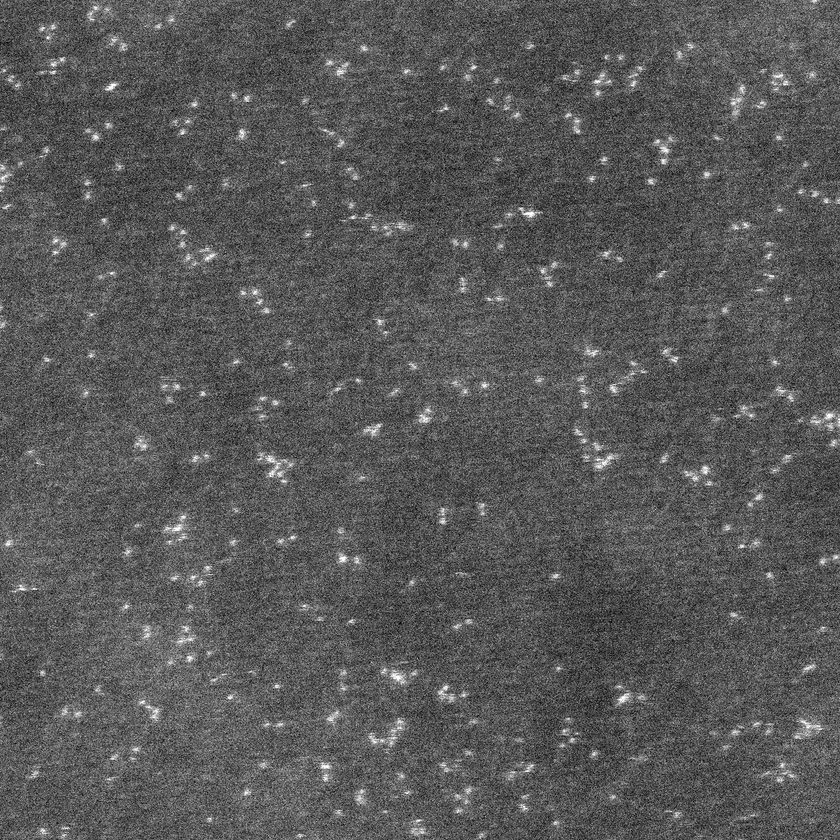
#> input picture HAADF_Atom_Detection/Atom_Detection_Demo/data/tif_data/Re_bpy_1h11.tif, 840 x 840 px, shrunk from 1024 x 1024 before the run
$ python TH_filtering.py
#> lines starting #> are read from the running program, lines starting #| are printed output that depends on the picture; after the words box and inside, x2 and y2 are one past the last pixel; in counts of white or black regions, pixels touching at a corner belong together
import numpy as np
import os
from skimage import filters, morphology
from skimage.filters import difference_of_gaussians
import cv2

def norm(im):
    return (im - np.min(im)) / (np.max(im - np.min(im)))

def top_hat_filtering(im):
    im1f = difference_of_gaussians(im, 1.5, 90)
    test = norm(filters.gaussian(morphology.white_tophat(im1f, footprint=morphology.disk(3)), 3))
    return test * 255

def load_images_from_folder(folder):
    images = []
    fni1 = "Re_bpy_1h11.tif"
    img1 = cv2.imread(os.path.join(folder, fni1))
#> img1 is the input picture: shape (840, 840, 3); min 0, max 255, mean 88.6
    fni2 = "Re_phen_15min_again_3.tif"
    img2 = cv2.imread(os.path.join(folder, fni2))
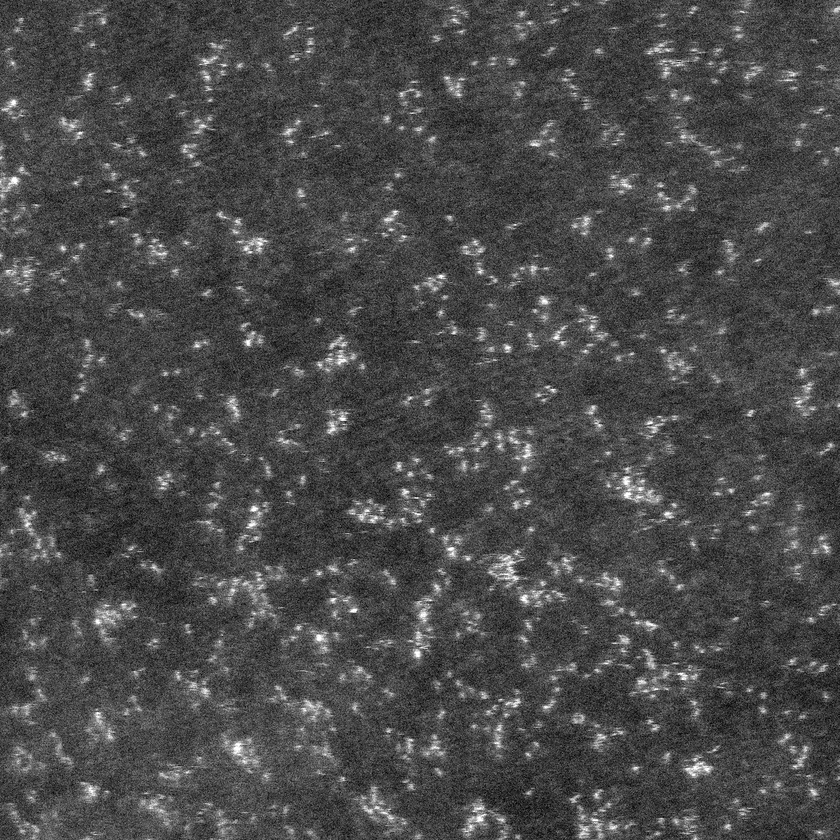
#> input picture HAADF_Atom_Detection/Atom_Detection_Demo/data/tif_data/Re_phen_15min_again_3.tif, 840 x 840 px, shrunk from 1024 x 1024 before the run
#> img2 is the input picture: shape (840, 840, 3); min 0, max 255, mean 73.5
    images.append(img1)
    images.append(img2)
    return images, [fni1, fni2]

def disconnect_circles(im):
    kernel = np.ones((3, 3), np.uint8)
    opening = cv2.morphologyEx(im, cv2.MORPH_OPEN, kernel, iterations=2)
    sure_bg = cv2.dilate(opening, kernel, iterations=2)
    dist_transform = cv2.distanceTransform(opening, cv2.DIST_L2, 3)
    ret, sure_fg = cv2.threshold(dist_transform, 0.1 * dist_transform.max(), 255, 0)
    sure_fg = np.uint8(sure_fg)
    unknown = cv2.subtract(sure_bg, sure_fg)
    ret, markers = cv2.connectedComponents(sure_fg)
    markers = markers + 1
    markers[unknown == 255] = 0
    return markers

# Main part of the code
current_directory = os.getcwd()
fpi = os.path.join(current_directory, "data", "tif_data")

ims, fni = load_images_from_folder(fpi)
#> ims = 2 items; fni = ['Re_bpy_1h11.tif', 'Re_phen_15min_again_3.tif']

for ii, img_color in enumerate(ims):
    img = img_color[:, :, 0]  # Extracting the first channel
    im2 = top_hat_filtering(img)
    ret, thresh = cv2.threshold(im2.astype("uint8"), 55, 255, cv2.THRESH_BINARY)
    markers = disconnect_circles(thresh)
    markers = cv2.watershed(img_color, markers)
    img_color[markers == -1] = [255, 0, 0]

    for jj in range(2, np.amax(markers)):
        aa = 1 * (markers == jj)
        im_jj = aa * img
        (minVal, maxVal, minLoc, maxLoc) = cv2.minMaxLoc(im_jj)
        [maxx, maxy] = np.asarray(maxLoc)
        img_color[maxy - 2:maxy + 2, maxx - 2:maxx + 2, 0] = 0
        img_color[maxy - 2:maxy + 2, maxx - 2:maxx + 2, 1] = 255
        img_color[maxy - 2:maxy + 2, maxx - 2:maxx + 2, 2] = 0

    output_folder = os.path.join(current_directory, "data", "tif_data", "out", fni[ii])
    os.makedirs(output_folder, exist_ok=True)
    cv2.imwrite(os.path.join(output_folder, "THF.tif"), img_color)
#> this loop made 2 passes
#> (ii, kernel in disconnect_circles) on passes 1 to 2: (0, [[1, 1, 1], [1, 1, 1], [1, 1, 1]]), (1, [[1, 1, 1], [1, 1, 1], [1, 1, 1]])
#> pass 1, in top_hat_filtering, `im1f = difference_of_gaussians(im, 1.5, 90)`:
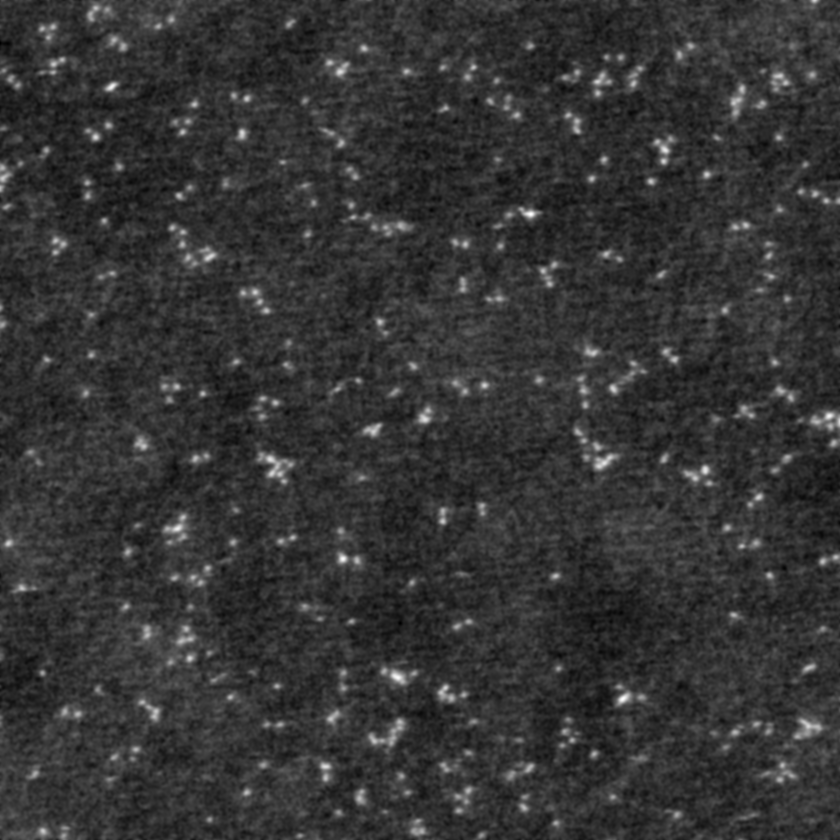
#> im1f: shape (840, 840) float64; min -0.148, max 0.562, mean -0.000291; drawn with min black and max white
#> pass 1, in top_hat_filtering, `test = norm(filters.gaussian(morphology.white_tophat(im1f, footprint=m..`:
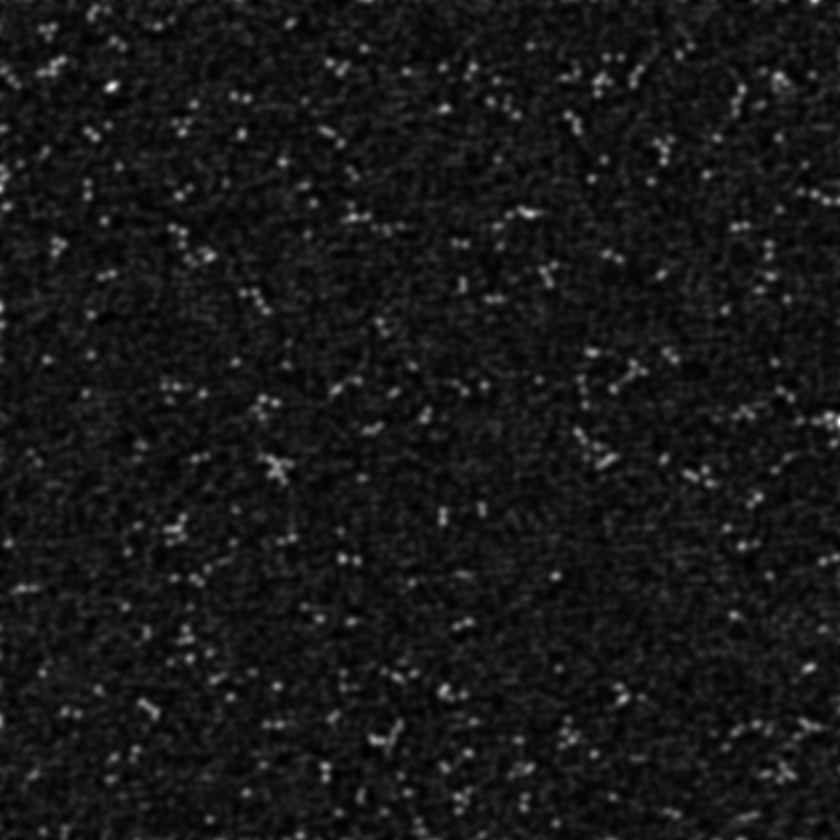
#> test: shape (840, 840) float64; min 0, max 1, mean 0.094
#> after the loop:
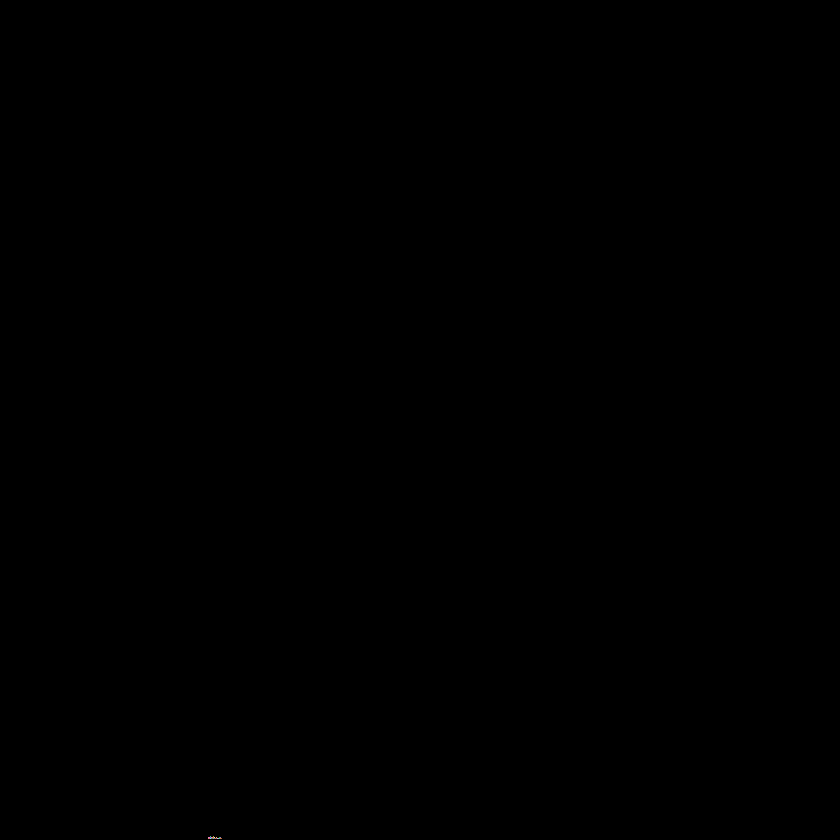
#> im_jj: shape (840, 840) int64; 22 distinct labels, from 0 to 132; one colour per label, 0 black
#> after the loop:
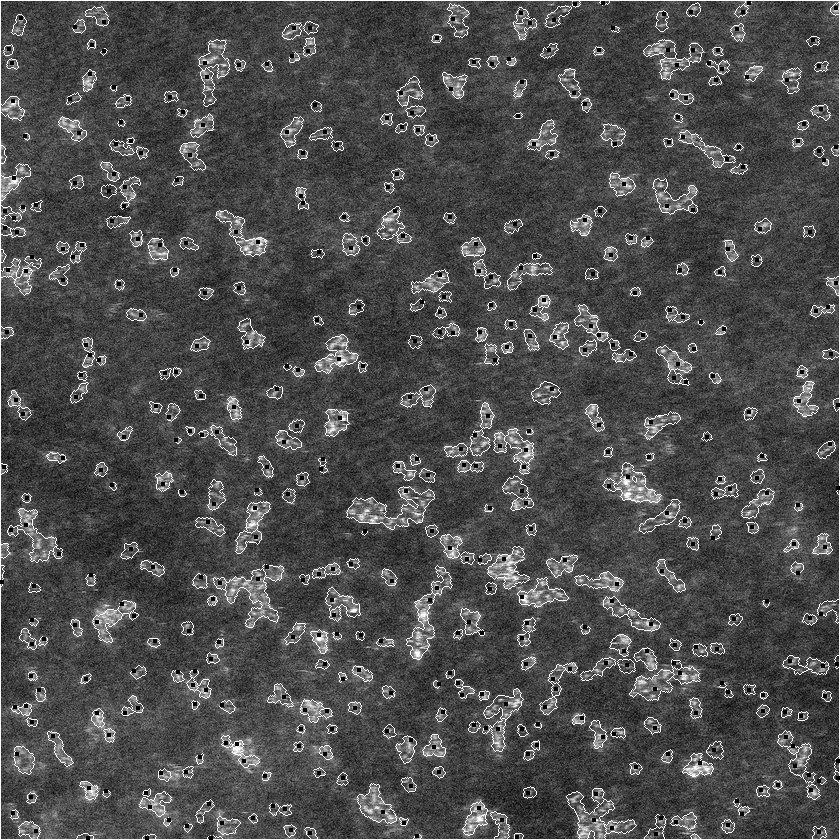
#> img: shape (840, 840); min 0, max 255, mean 78
#> after the loop:
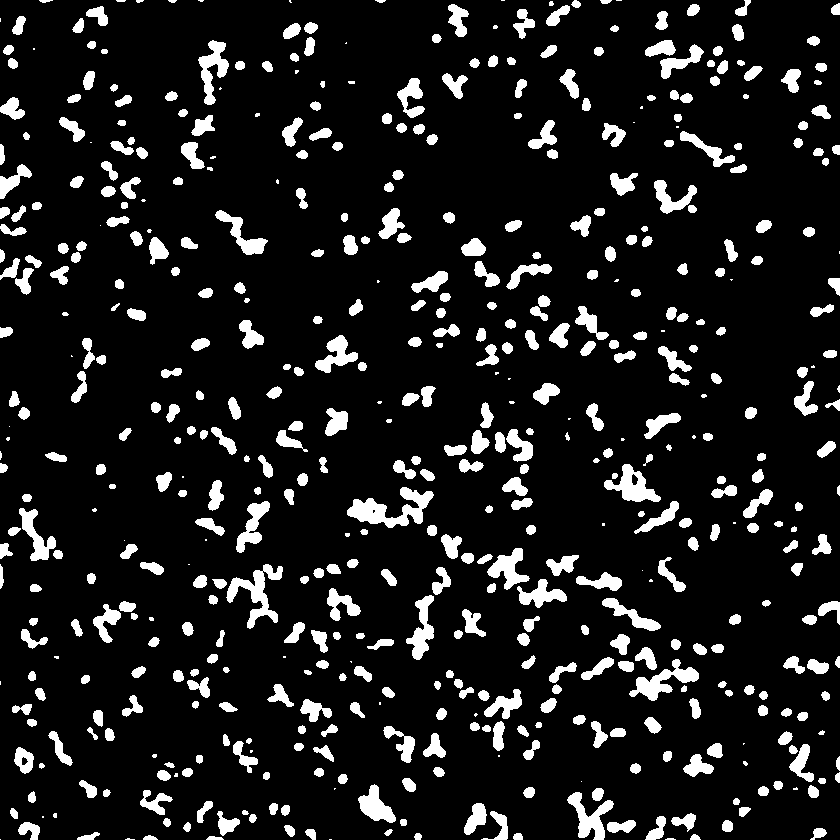
#> thresh: shape (840, 840); 11.3% white; 560 white regions (73 under 20 px), largest, box (x1, y1, x2, y2) and area: (347, 487, 434, 528) 1566, (226, 564, 283, 629) 1263, (629, 659, 699, 701) 1063
